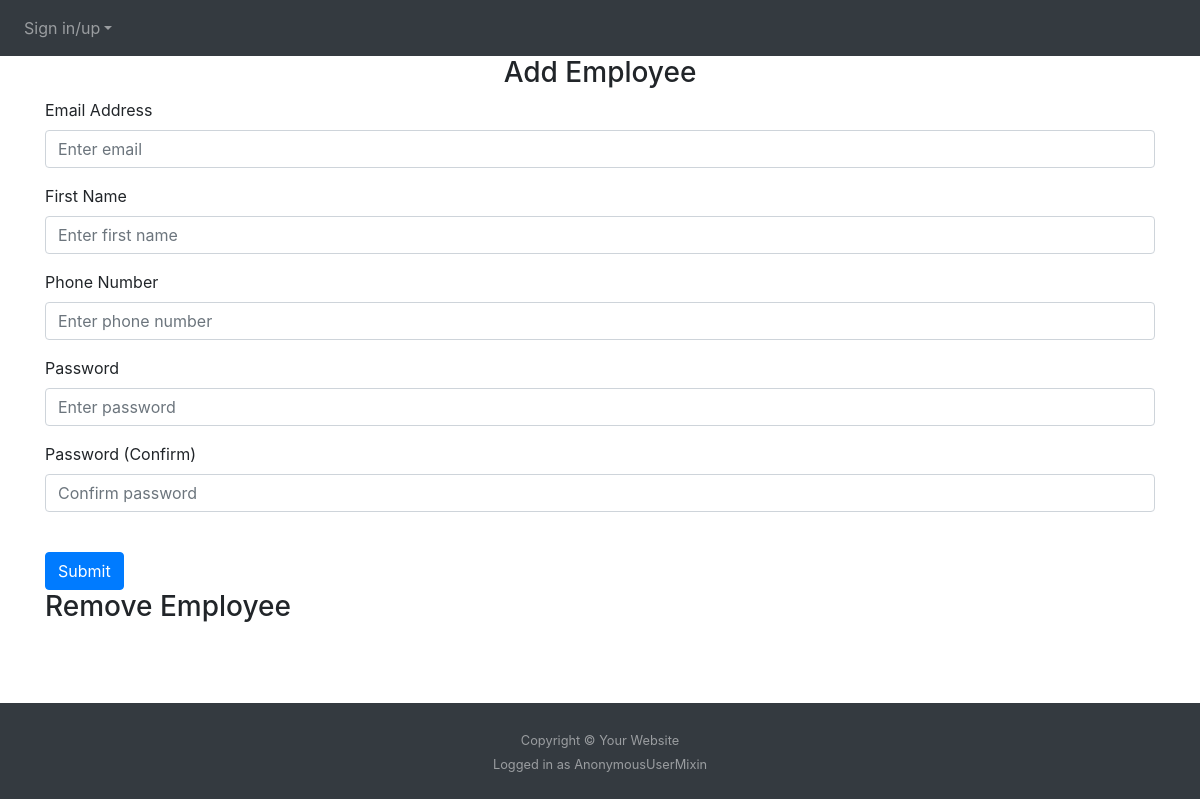
/edit-employees, run on an earlier commit of the app's database.
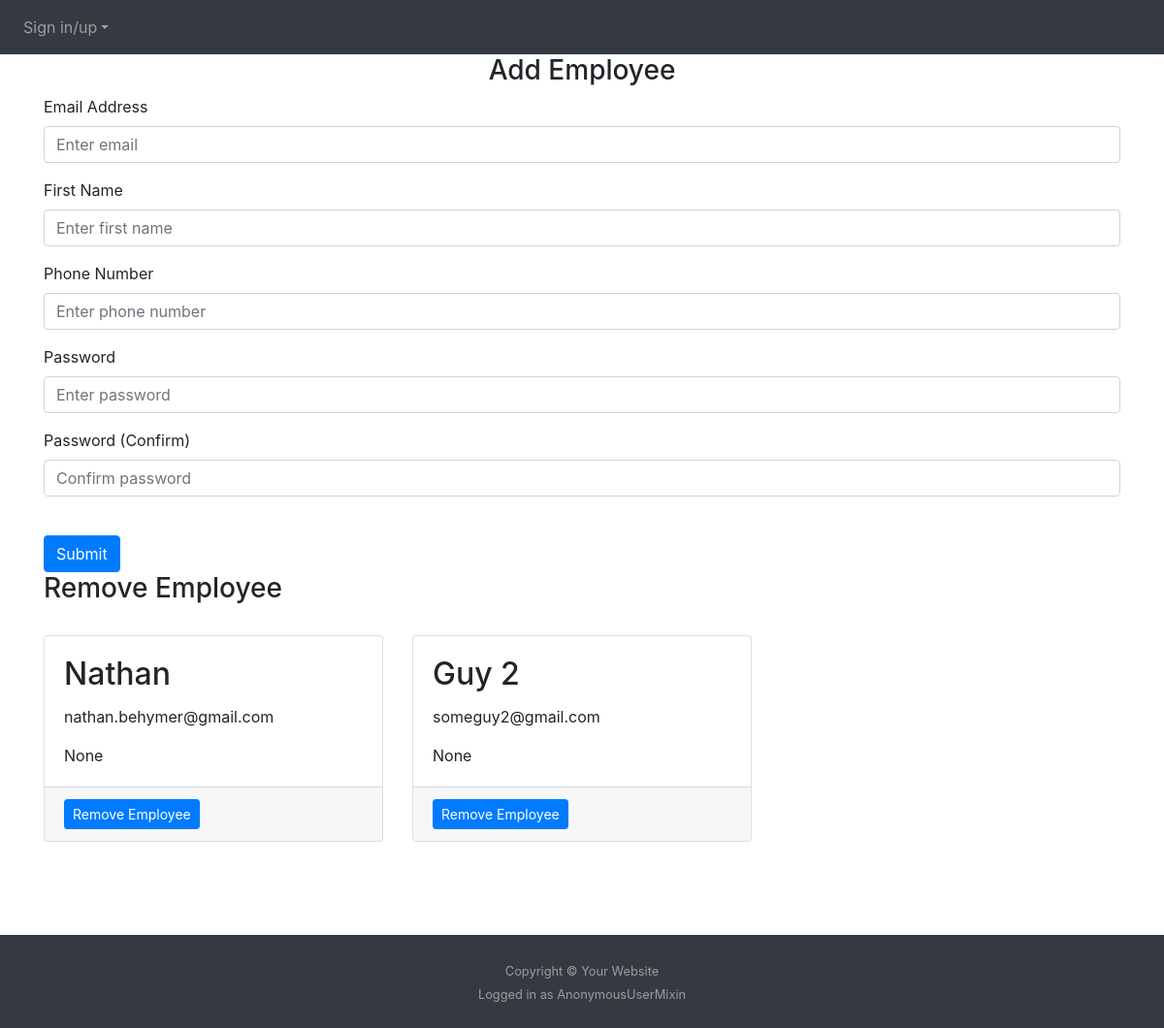
And on a later commit of the database.
### website/models.py (models this page shows)
class Employee(db.Model, UserMixin): # store employee info to show admin whos working and who will handle delivery requests
    id = db.Column(db.Integer, primary_key=True)
    email = db.Column(db.String(150), unique=True) # for login
    password = db.Column(db.String(150))
    phone = db.Column(db.String(150)) # for automated text about current delivery
    first_name = db.Column(db.String(150)) # admin to quicky identify employee
    onclock = db.Column(db.Integer) # config if dilvery driver is able to

### website/store.py (the view, shortened to what this page needs)
@store.route('/edit-employees', methods=['POST', 'GET'])
def edit_employees():
  rows = Cart.query.filter(Cart.id).count()
  return render_template('editemployees.html', user=current_user, account=get_employees(), rows=rows)

### website/menu.py (called while the page is built)
def get_employees():
  ids = [id[0] for id in Employee.query.with_entities(Employee.id).all()]
  all_employees = []
  for id in ids:
    employee = Employee.query.filter_by(id=id).first()
    grabber = {'id': 0, 'first_name': '', 'email': 0, 'password': '', 'phone': ''}
    grabber['id'] = employee.id
    grabber['first_name'] = employee.first_name
    grabber['email'] = employee.email
    grabber['password'] = employee.password
    grabber['phone'] = employee.phone
    all_employees.append(grabber)
  return all_employees

### website/templates/editemployees.html
{% extends "base.html" %} {% block title %}Manage Employees{% endblock %} {% block
    content %}
    <form method="POST">
      <h3 align="center">Add Employee</h3>
      <div class="form-group">
        <label for="email">Email Address</label>
        <input
          type="email"
          class="form-control"
          id="email"
          name="email"
          placeholder="Enter email"
        />
      </div>
      <div class="form-group">
        <label for="first_name">First Name</label>
        <input
          type="text"
          class="form-control"
          id="first_name"
          name="first_name"
          placeholder="Enter first name"
        />
      </div>
      <div class="form-group">
        <label for="firstName">Phone Number</label>
        <input
          type="text"
          class="form-control"
          id="phoneNumber"
          name="phoneNumber"
          placeholder="Enter phone number"
        />
      </div>
      <div class="form-group">
        <label for="password1">Password</label>
        <input
          type="password"
          class="form-control"
          id="password1"
          name="password1"
          placeholder="Enter password"
        />
      </div>
      <div class="form-group">
        <label for="password2">Password (Confirm)</label>
        <input
          type="password"
          class="form-control"
          id="password2"
          name="password2"
          placeholder="Confirm password"
        />
      </div>
      <br />
      <button type="submit" class="btn btn-primary">Submit</button>
    </form>
  <h3>Remove Employee</h3>
  <br/>
  <div class="row gx-4 gx-lg-5">
    {% for i in account %}
    <div class="col-md-4 mb-5">
        <div class="card h-100">
            <div class="card-body">
                <h2 class="card-title">{{i.first_name}}</h2>
                <p class="card-text">{{i.email}} </p>
                <p class="card-text">{{i.phone}}</p>
            </div>
            <div class="card-footer"><a class="btn btn-primary btn-sm" href="{{ url_for ('store.remove_employee', id=i.id) }}">Remove Employee</a></div>
        </div>
    </div>
    {% endfor %}
  </div>
  <br/><br/>
    {% endblock %}

What changed in the data, as far as the page shows it:
added Employee: first_name "Nathan", email "nathan.behymer@gmail.com", phone "None"
added Employee: first_name "Guy 2", email "someguy2@gmail.com", phone "None"
